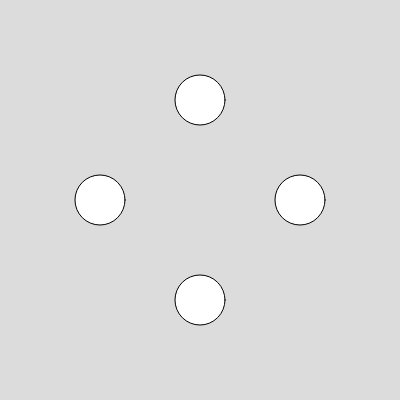
Frame 1 (no input)
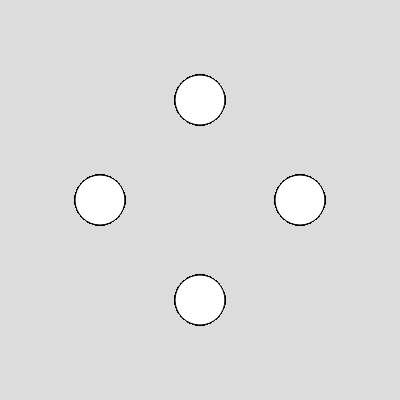
Frame 60 (no input)
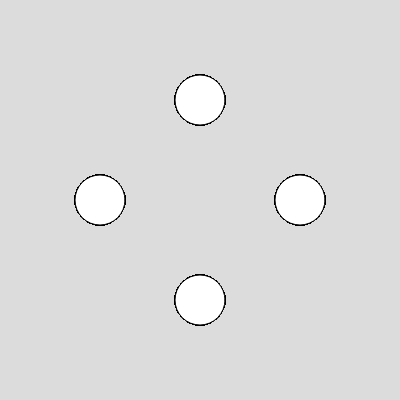
Frame 120 (the mouse pressed at the canvas centre since frame 60)

The p5.js sketch that drew these frames (run headless with seeded random() and noise() and a simulated clock; from frame 60 on, the mouse is pressed at the canvas centre):

// p5.js sketch
// ── sketch.js
function setup() {
  createCanvas(400, 400);
  // Help blind or low-vision users understand your sketch
  describe("A 400 by 400 pixel gray canvas.");
   background(220);
}

function draw() {
 circle(width/2,height/4*3,50)
  circle(width/2,height/4*1,50)
  circle(width/4*3,height/2,50)
  circle(width/4*1,height/2,50)
}
